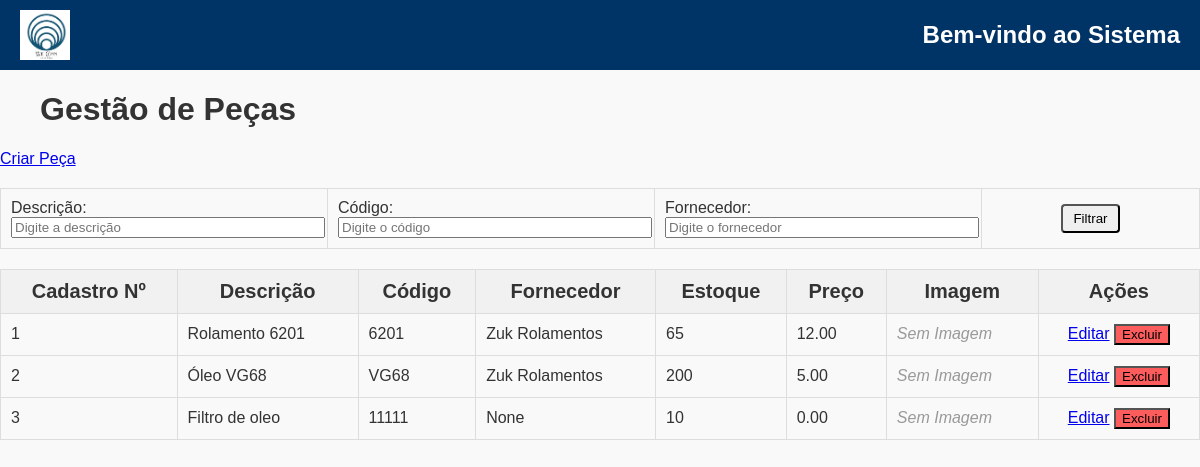
The app's page /cadEstoque/, older data.
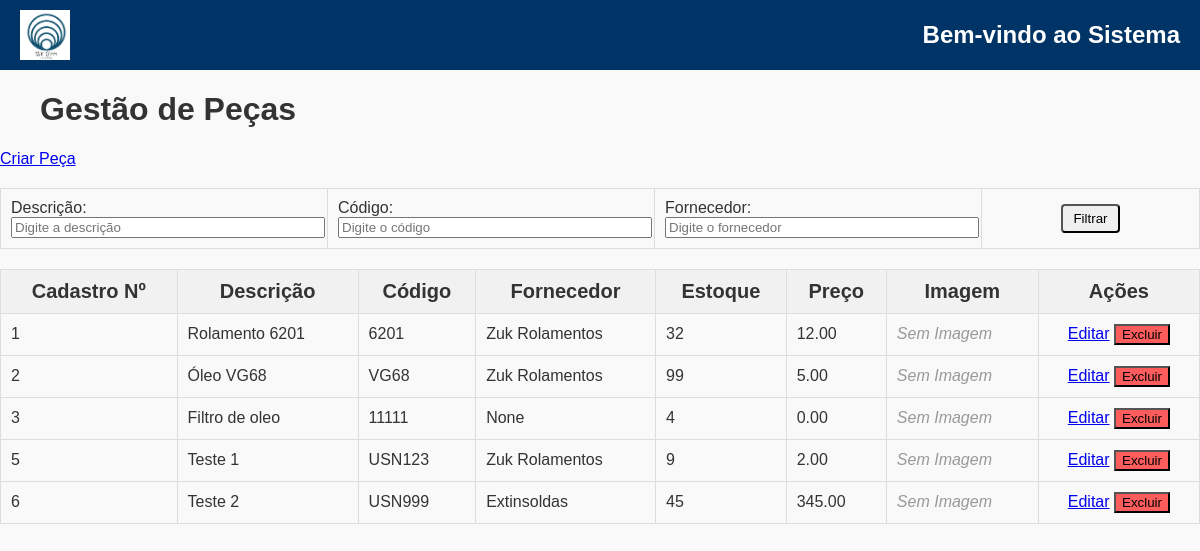
The same page, newer data.
### cadEstoque/models.py (models this page shows, shortened)
class Pecas(models.Model):
    descricao = models.CharField(max_length=255)
    codigo = models.CharField(max_length=100)
    estoque_minimo = models.IntegerField(default=0)
    estoque_atual = models.IntegerField(default=0)
    preco =  models.DecimalField(max_digits=10, decimal_places=2, default=0)
    unidade_medida = models.CharField(max_length=20)  # kg, unidade, metro, etc
    localizacao = models.CharField(max_length=100, help_text="Localização física no estoque")
    data_ultima_compra = models.DateField(null=True)
    vida_util = models.IntegerField(null=True, help_text="Vida útil em dias")
    fornecedor = models.ForeignKey(
        'CadFornecedor.Fornecedor',  # Relaciona ao modelo Fornecedor do app CadFornecedor
        on_delete=models.SET_NULL,
        related_name='pecas',
        null=True,
        blank=True
    )
    orcamentos = models.FileField(upload_to='orcamentos/', blank=True, null=True)
    foto = models.ImageField(upload_to='fotos_pecas/', null=True, blank=True)
    observacoes = models.TextField(null=True, blank=True)

### CadFornecedor/models.py (models this page shows)
class Fornecedor(models.Model):
    fornecedor = models.CharField(max_length=200)
    fornecedor_fone = models.CharField(max_length=200)
    fornecedor_site = models.CharField(max_length=200, null=True, blank=True)
    fornecedor_email = models.CharField(max_length=200, null=True, blank=True)
    rua = models.CharField(max_length=200, null=True, blank=True)
    numero = models.CharField(max_length=20, null=True, blank=True)
    bairro = models.CharField(max_length=20, null=True, blank=True)
    cidade = models.CharField(max_length=200, null=True, blank=True)
    cep = models.CharField(max_length=200, null=True, blank=True)
    estado = models.CharField(max_length=200, null=True, blank=True)
    contato = models.CharField(max_length=200, null=True, blank=True)
    cnpj = models.CharField(max_length=200, null=True, blank=True)
    inscricao_estadual = models.CharField(max_length=50, null=True, blank=True)
    prazo_entrega_medio = models.IntegerField(null=True, help_text="Prazo médio em dias")
    observacoes = models.TextField(null=True, blank=True)
    def __str__(self):
        return self.fornecedor

### cadEstoque/views.py (the view)
# urls.py: path('cadEstoque/', teste, name='cadEstoque'),
def teste(request):
    pecas = Pecas.objects.all()
    fornecedor_id = request.POST.get('fornecedor')
    print("Request POST:", request.POST)  # Debug do formulário enviado
    print("Fornecedor ID recebido:", fornecedor_id)  # Debug do fornecedor
    descricao = request.GET.get('descricao')
    codigo = request.GET.get('codigo')
    if descricao or codigo:
        request.session['descricao'] = descricao
        request.session['codigo'] = codigo
        return redirect('cadEstoque')  # Redireciona para limpar os campos da URL
    descricao = request.session.get('descricao')
    codigo = request.session.get('codigo')
    if descricao:
        pecas = pecas.filter(descricao__icontains=descricao)
    if codigo:
        pecas = pecas.filter(codigo__icontains=codigo)
    for peca in pecas:
        peca.foto_url = peca.foto.url if peca.foto else None
    request.session.pop('descricao', None)
    request.session.pop('codigo', None)
    return render(request, 'teste.html', {'pecas': pecas})

### cadEstoque/templates/teste.html (shortened to what this page needs)
{% extends 'base.html' %}
{% load static %}
{% block content %}
<link rel="stylesheet" href="https://maxcdn.bootstrapcdn.com/font-awesome/4.7.0/css/font-awesome.min.css">
<div class="content-container">
    <div class="top-side">
        <h1 style="text-align: left; margin-left: 40px;">Gestão de Peças</h1>
        <a href="{% url 'cria_peca' %}" class="custom-button">Criar Peça</a>
    </div>
    <table class="tabela-sem-divisoes" style="border: none">
        <form method="get">
            <td style="width: 15%">
                <div>
                    <label for="descricao">Descrição:</label>
                    <input type="text" name="descricao" id="descricao" placeholder="Digite a descrição" value="{{ request.GET.descricao }}">
                </div>
            </td>
            <td style="width: 15%">
                <div>
                    <label for="codigo">Código:</label>
                    <input type="text" name="codigo" id="codigo" placeholder="Digite o código" value="{{ request.GET.codigo }}">
                </div>
            </td>
            <td style="width: 15%">
                <div>
                    <label for="fornecedor">Fornecedor:</label>
                    <input type="text" name="fornecedor" id="fornecedor" placeholder="Digite o fornecedor" value="{{ request.GET.fornecedor }}">
                </div>
            </td>
            <td style="width: 10%;">
                <div style="text-align: center;">
                    <button type="submit" class="btn btn-primary">Filtrar</button>
                </div>
            </td>
        </form>
    </table>
    <table border="1">
        <thead>
            <tr>
                <th>Cadastro Nº</th>
                <th>Descrição</th>
                <th>Código</th>
                <th>Fornecedor</th>
                <th>Estoque</th>
                <th>Preço</th>
                <th>Imagem</th>
                <th>Ações</th>
            </tr>
        </thead>
        <tbody>
            {% for peca in pecas %}
            <tr>
                <td>{{ peca.id }}</td>
                <td>{{ peca.descricao }}</td>
                <td>{{ peca.codigo }}</td>
                <td>{{ peca.fornecedor }}</td>
                <td>{{ peca.estoque_atual }}</td>
                <td>{{ peca.preco }}</td>
                <td>
                    {% if peca.foto %}
                        <a href="{{ request.scheme }}://{{ request.get_host }}{{ peca.foto_url }}" target="_blank">
                            <img src="{{ request.scheme }}://{{ request.get_host }}{{ peca.foto_url }}" style="width: 50px; height: 50px; object-fit: cover;">
                        </a>
                    {% else %}
                        <span style="color: #999; font-style: italic;">Sem Imagem</span>
                    {% endif %}
                </td>
                <td style="text-align: center;">
                    <a href="{% url 'editar_peca' peca.id %}" class="custom-button table-button">Editar</a>
                    <form method="post" action="{% url 'excluir_peca' peca.id %}" style="display:inline;" onsubmit="return confirmDelete();">
                        <button type="submit" class="custom-button table-button delete-button">Excluir</button>
                    </form>
                </td>
            </tr>
            {% endfor %}
        </tbody>
    </table>
</div>
{% endblock %}

### CadEquip/templates/base.html (shortened to what this page needs)
{% load static %}
<!DOCTYPE html>
<html lang="en">
<head>
    <link rel="stylesheet" href="{% static 'css/style.css' %}">
    <link href="https://cdn.jsdelivr.net/npm/bootstrap-icons/font/bootstrap-icons.css" rel="stylesheet">
</head>
<body>
    <header class="header">
        <img src="{% static 'images/logo.png' %}" alt="Logo">
        <h1>{% block header %}Bem-vindo ao Sistema{% endblock %}</h1>
    </header>
    <main>
        {% block content %}{% endblock %}
    </main>
</body>
</html>

### gestaoOS/static/css/style.css (style rules this page uses)
body { font-family: Garamond, sans-serif; margin: 0; padding: 0; background-color: #f9f9f9; color: #333; }
.header { display: flex; align-items: center; justify-content: space-between; background-color: #003366; color: white; padding: 10px 20px; }
.header img { width: 50px; height: 50px; }
.header h1 { margin: 0; font-size: 1.5rem; }
.btn { padding: 5px 10px; text-decoration: none; border-radius: 4px; transition: background-color 0.3s; }
table { width: 100%; border-collapse: collapse; margin-top: 20px; }
table, th, td { border: 1px solid #ddd; }
th, td { padding: 10px; text-align: left; }
th { background-color: #f1f1f1; }
tr:nth-child(even) { background-color: #f9f9f9; }
input, select, textarea { width: 100%; }

### cadEstoque/templates/teste.html (style rules this page uses)
.content-container th { font-size: 20px; text-align: center; }
.content-container .delete-button { background-color: rgb(253, 92, 92); }

Row changes from the older to the newer data that the page shows:
changed Pecas "Rolamento 6201": estoque_atual "65" → "32"
changed Pecas "Óleo VG68": estoque_atual "200" → "99"
changed Pecas "Filtro de oleo": estoque_atual "10" → "4"
added Pecas: id "5", descricao "Teste 1", codigo "USN123", fornecedor "Zuk Rolamentos", estoque_atual "9", preco "2.00", foto "Sem Imagem"
added Pecas: id "6", descricao "Teste 2", codigo "USN999", fornecedor "Extinsoldas", estoque_atual "45", preco "345.00", foto "Sem Imagem"
